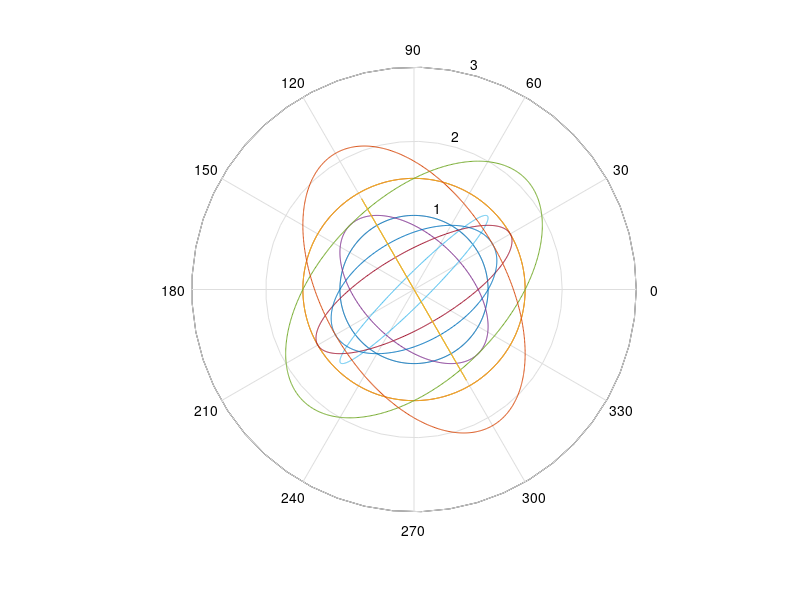

This chart was generated by the following MATLAB code:
clear all
close all
clc


t=0:.01:2*pi;

#*************---Single phase motor---**********|

##---------------single phase supply------------|
ph_a=sin(t);
ph_b=sin(t+pi/2);

##single phase supply resultant field
field=ph_a+i*ph_b;
r1=abs(field);
teta1=angle(field);
polar(teta1,r1)

##--------------3phase phase supply-------------|

##3phase phase supply abc sequence
ph_A=sin(t);
ph_B=sin(t-2*pi/3);
ph_C=sin(t+2*pi/3);

##3phase phase abc supply resultant field
hold on
x=ph_A + ph_B*cos(-2*pi/3) + ph_C*cos(2*pi/3);
y=ph_B*sin(-2*pi/3) + ph_C*sin(2*pi/3);
field=x+i*y;
r2=abs(field);
teta2=angle(field);
polar(teta2,r2)

##3phase phase supply acb sequence
ph_Aa=sin(t);
ph_Bb=sin(t+2*pi/3);
ph_Cc=sin(t-2*pi/3);

##3phase phase acb supply resultant field
hold on
x=ph_Aa + ph_Bb*cos(-2*pi/3) + ph_Cc*cos(2*pi/3);
y=ph_Bb*sin(-2*pi/3) + ph_Cc*sin(2*pi/3);
field=x+i*y;
r3=abs(field);
teta3=angle(field);
polar(teta3,r3)


##if single phase motor is run with 2phase of 3phase system
##resultant field of 2phse from 3phase on 1phase motor
hold on
field=ph_B+i*ph_C;
r4=abs(field);
teta4=angle(field);
polar(teta4,r4)

##if single phase motor is run with 3 phase where phaseB is connected with neutral
##phaseA is ocnnecteed with main and PbaseC is coonected with Auxilary winding
hold on
Vab=ph_A-ph_B;
Vcb=ph_C-ph_B;
Vbc=ph_B-ph_C;
field=Vab+i*Vcb;
r5=abs(field);
teta5=angle(field);
polar(teta5,r5)


##single phase with resistance starting
##let say,phase change 15deg after adding heavy resistor
hold on
ph_bb=sin(t+pi/12);
field=ph_a+i*ph_bb;
r6=abs(field);
teta6=angle(field);
polar(teta6,r6)



#**************---Three phase motor---***************|

##3phase motor with Two phase of 3-phase system ,one phase missing
hold on
x=ph_A + ph_B*cos(-2*pi/3);
y= ph_B*sin(-2*pi/3);
field=x+i*y;
r7=abs(field);
teta7=angle(field);
polar(teta7,r7)

##3phase motor with Single phase and capacitor
##coil-a connect with phase-a,coil-b connect through capacitor
##coil-c is opened
hold on
x=ph_a + ph_b*cos(-2*pi/3);
y= ph_b*sin(-2*pi/3);
field=x+i*y;
r8=abs(field);
teta8=angle(field);
polar(teta8,r8)


##3phase motor
##coil-a direct single phase connected
##coil-b connect through capacitor
##coil-c connect with neutral
##here field in phase-c will be neat corrent pass trough a and b

hold on
ph_cc=-(ph_a+ph_b);
x=ph_a + ph_b*cos(-2*pi/3) + ph_cc*cos(2*pi/3);
y=ph_b*sin(-2*pi/3) + ph_cc*sin(2*pi/3);
field=x+i*y;
r9=abs(field);
teta9=angle(field);
polar(teta9,r9)

##3phase motor with Single phase and capacitor,
##phase-a,b conneted with Single phase,
##phase-c is connected through capacitor
##neutral is connected with common point

hold on
x=ph_a + ph_a*cos(-2*pi/3) + ph_b*cos(2*pi/3);
y=ph_a*sin(-2*pi/3) + ph_b*sin(2*pi/3);
field=x+i*y;
r10=abs(field);
teta10=angle(field);
polar(teta10,r10)





